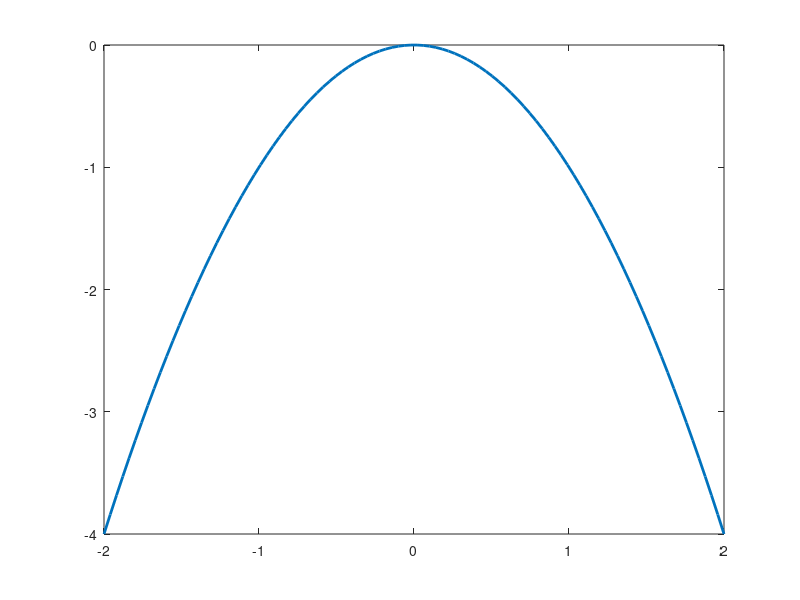

Write MATLAB code to recreate this figure. (Note: this script raises an error after producing the figure.)
clf
xl = linspace(-2,2);

ax = plot(xl,-xl.^2,'LineWidth',2);
ax.Parent.FontSize = 15
hold on

plot(xl,xl,'LineWidth',2)
plot(xl,-xl,'LineWidth',2)

xlim([-2 2])
ylim([-2 2])

ylabel('$H^*(f)$','Interpreter','latex')
xlabel('$f$','Interpreter','latex')
yline(0)
xline(-1,'LineWidth',2)
xline(1,'LineWidth',2)
legend({'$\mathcal{L}[f] = f^2$','$\mathcal{L}[f] = +f$','$\mathcal{L}[f] = -f$'},'Interpreter','latex')


print('../docs/D0002-FullReport/img/bang-bang.eps','-depsc')
